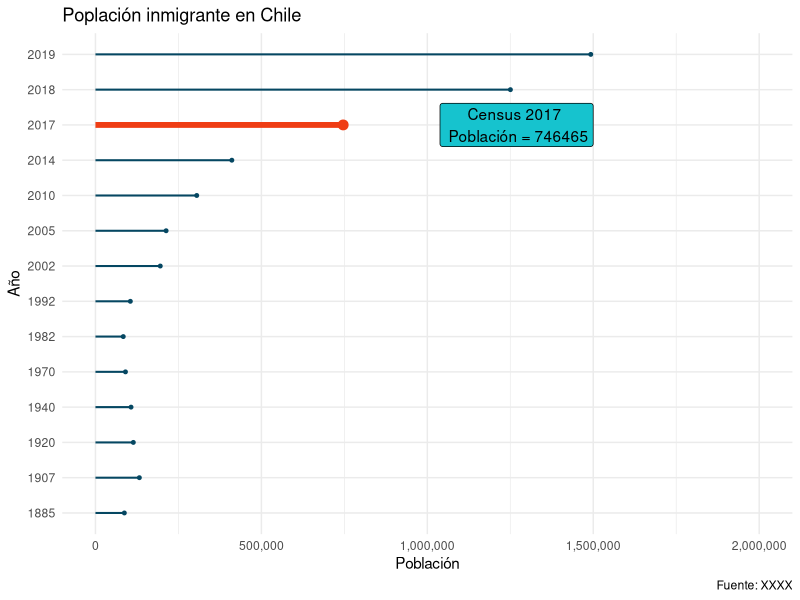

Here is the R script that generated this plot:
# Grafico lollipop 

"Este guion reproduce el grafico 2.2.1 en pagina 8 del informe 2019"

library(readr)
library(ggplot2)
library(dplyr)
library(scales)

# Crear base de datos

a <- tibble(
  Año = c("2019", "2018", "2017", "2014", "2010", "2005",
          "2002", "1992", "1982",
          "1970", "1940", "1920", "1907","1885"),
  Población = c(1492522, 1250365, 746465, 410998, 305212, 212935,
                195320, 105170, 83805, 90441, 107273, 114117, 
                132312, 87077),
  Porciento = c(7.8, 6.6, 4.4, 2.3, 1.8, 1.3, 1.2, 0.8,
                0.7, 1, 2.1,3.1, 4.1, 3.4)
)

head(a)

a <- a %>% 
  arrange(Población) %>%
  mutate(Año = as.factor(Año))


# Trazar datos 

ggplot(data = a, aes(x = Año, y = Población)) + 
  geom_segment(aes(x = Año, xend = Año, y = 0, yend = Población), 
               color = ifelse(a$Año %in% c("2017"), "#EF3D14", "#054762"), 
               size = ifelse(a$Año %in% c("2017"), 2, 0.7)) + 
  geom_point(color = ifelse(a$Año %in% c("2017"), "#EF3D14", "#054762"),
             size = ifelse(a$Año %in% c("2017"), 3, 1)) +
  coord_flip() +  
  theme_minimal() + 
  annotate(geom = "label", x = grep("2017", a$Año), y = a$Población[which(a$Año=="2017")]*1.7,
           label = paste("Census 2017 \n Población =", a$Población[which(a$Año=="2017")]),
           fill = "#16C3CE") +
  scale_y_continuous(labels = comma_format(big.mark = ","), limits = c(0,2000000)) +
  labs(title = "Poplación inmigrante en Chile", caption = "Fuente: XXXX" )


# Como agregar mas diseños. 

install.packages("ggthemes") # use to add pre set themes to ggplot
library(ggthemes)

theme_set(theme_gray(base_size = 20)) ## to set a new theme to r projct




